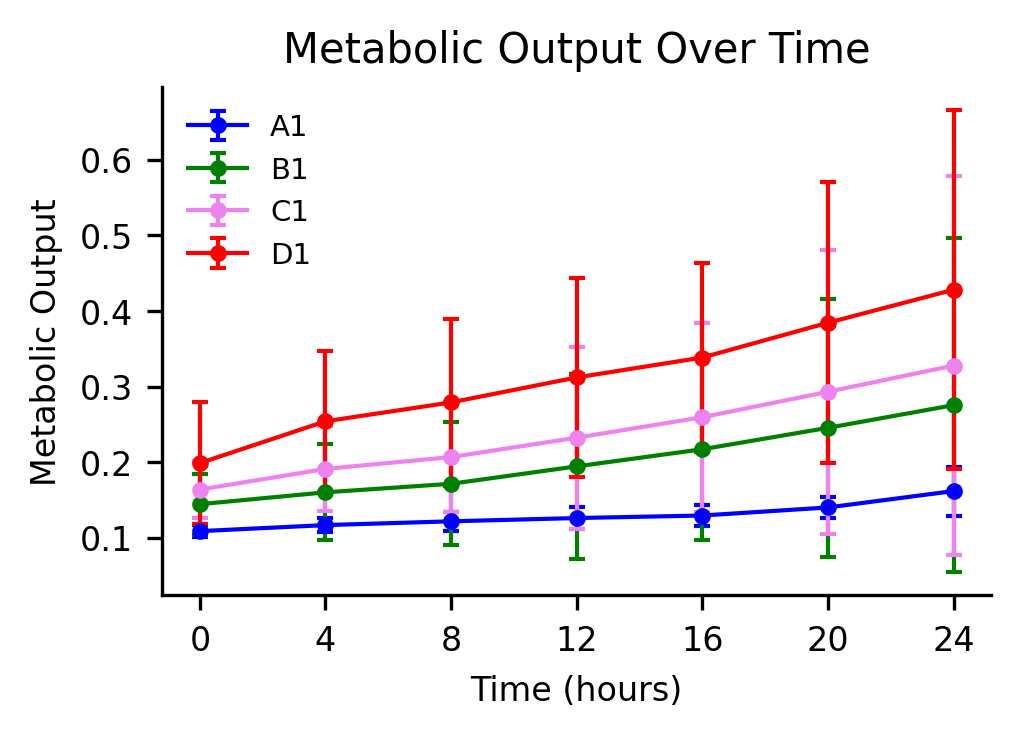

This figure's Python source:
# v1 | Time series | plate_growth_curve.csv | Time, A1, B1, C1, D1 repeats
import pandas as pd
import numpy as np
import matplotlib.pyplot as plt
import scipy.stats as stats

# ── CONFIG ────────────────────────────────────────────────
CONFIG = {
    "figsize": (89 / 25.4, 65 / 25.4), # Nature single column: 89mm width
    "colors": {
        "A1": "blue",
        "B1": "green",
        "C1": "violet",
        "D1": "red"
    },
    "fonts": {
        "title": 10,
        "axis": 8,
        "ticks": 8,
        "legend": 7
    },
    "font_family": ["Arial", "Helvetica", "DejaVu Sans", "sans-serif"]
}

# ── SETUP ─────────────────────────────────────────────────
plt.rcParams['font.family'] = CONFIG['font_family']

# 1. Load Data
df = pd.read_csv("plate_growth_curve.csv")

# 2. Process Time Column (Convert H:MM:SS to hours)
time_parts = df['Time'].str.split(':', expand=True).astype(float)
df['Time_hours'] = time_parts[0] + time_parts[1]/60.0 + time_parts[2]/3600.0

# Filter to keep only 4-hour multiples
target_times = [0, 4, 8, 12, 16, 20, 24]
mask = df['Time_hours'].apply(lambda x: any(np.isclose(x, t, atol=0.01) for t in target_times))
df_filtered = df[mask].copy()

# 3. Calculate Stats
series_names = ["A1", "B1", "C1", "D1"]
results = []

for series in series_names:
    # Find all replicates for this series (e.g., A1, A1.1, A1.2)
    cols = [c for c in df_filtered.columns if c.split('.')[0] == series]
    
    # Calculate mean and 95% CI (t-distribution) for each timepoint
    for idx, row in df_filtered.iterrows():
        t = row['Time_hours']
        vals = row[cols].astype(float).values
        n = len(vals)
        mean_val = np.mean(vals)
        
        # ── STATS (computed at runtime) ──────────────────────────
        # Method: 95% Confidence Interval using Student's t-distribution
        # Display: Error bars
        std_val = np.std(vals, ddof=1) if n > 1 else 0
        sem = std_val / np.sqrt(n) if n > 0 else 0
        ci95 = sem * stats.t.ppf(0.975, n - 1) if n > 1 else 0
        
        results.append({
            'Time': t,
            'Series': series,
            'Mean': mean_val,
            'CI95': ci95
        })

df_stats = pd.DataFrame(results)

# 4. Plot
fig, ax = plt.subplots(figsize=CONFIG["figsize"], dpi=300)

for series in series_names:
    data = df_stats[df_stats['Series'] == series].sort_values('Time')
    if data.empty: continue
    
    ax.errorbar(data['Time'], data['Mean'], yerr=data['CI95'], 
                label=series, color=CONFIG["colors"][series], 
                marker='o', markersize=3, capsize=2, lw=1)

# Formatting
ax.set_title("Metabolic Output Over Time", fontsize=CONFIG["fonts"]["title"])
ax.set_xlabel("Time (hours)", fontsize=CONFIG["fonts"]["axis"])
ax.set_ylabel("Metabolic Output", fontsize=CONFIG["fonts"]["axis"])

ax.tick_params(axis='both', which='major', labelsize=CONFIG["fonts"]["ticks"])
ax.set_xticks(target_times)

# Legend
ax.legend(frameon=False, fontsize=CONFIG["fonts"]["legend"], loc='upper left')

# Despine
ax.spines['top'].set_visible(False)
ax.spines['right'].set_visible(False)

plt.tight_layout()
plt.show()
